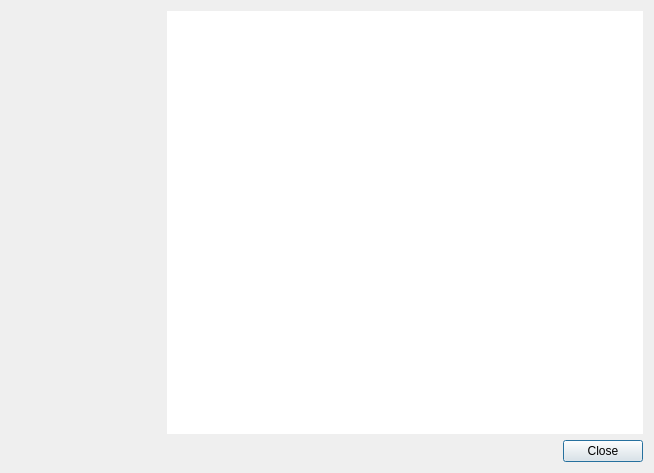
<?xml version="1.0" encoding="UTF-8"?>
<ui version="4.0">
 <class>StatisticsWindow</class>
 <widget class="QDialog" name="StatisticsWindow">
  <property name="geometry">
   <rect>
    <x>0</x>
    <y>0</y>
    <width>654</width>
    <height>473</height>
   </rect>
  </property>
  <property name="windowTitle">
   <string>Dialog</string>
  </property>
  <layout class="QVBoxLayout" name="verticalLayout">
   <item>
    <layout class="QHBoxLayout" name="viewsLayout">
     <item>
      <widget class="QWidget" name="controlsContainer" native="true">
       <property name="maximumSize">
        <size>
         <width>150</width>
         <height>16777215</height>
        </size>
       </property>
      </widget>
     </item>
     <item>
      <widget class="QWidget" name="viewWidget" native="true">
       <property name="styleSheet">
        <string notr="true">background-color:#fff;</string>
       </property>
      </widget>
     </item>
    </layout>
   </item>
   <item>
    <widget class="QDialogButtonBox" name="buttonBox">
     <property name="orientation">
      <enum>Qt::Horizontal</enum>
     </property>
     <property name="standardButtons">
      <set>QDialogButtonBox::Close</set>
     </property>
    </widget>
   </item>
  </layout>
 </widget>
 <resources/>
 <connections>
  <connection>
   <sender>buttonBox</sender>
   <signal>accepted()</signal>
   <receiver>StatisticsWindow</receiver>
   <slot>accept()</slot>
   <hints>
    <hint type="sourcelabel">
     <x>248</x>
     <y>254</y>
    </hint>
    <hint type="destinationlabel">
     <x>157</x>
     <y>274</y>
    </hint>
   </hints>
  </connection>
  <connection>
   <sender>buttonBox</sender>
   <signal>rejected()</signal>
   <receiver>StatisticsWindow</receiver>
   <slot>reject()</slot>
   <hints>
    <hint type="sourcelabel">
     <x>316</x>
     <y>260</y>
    </hint>
    <hint type="destinationlabel">
     <x>286</x>
     <y>274</y>
    </hint>
   </hints>
  </connection>
 </connections>
</ui>
